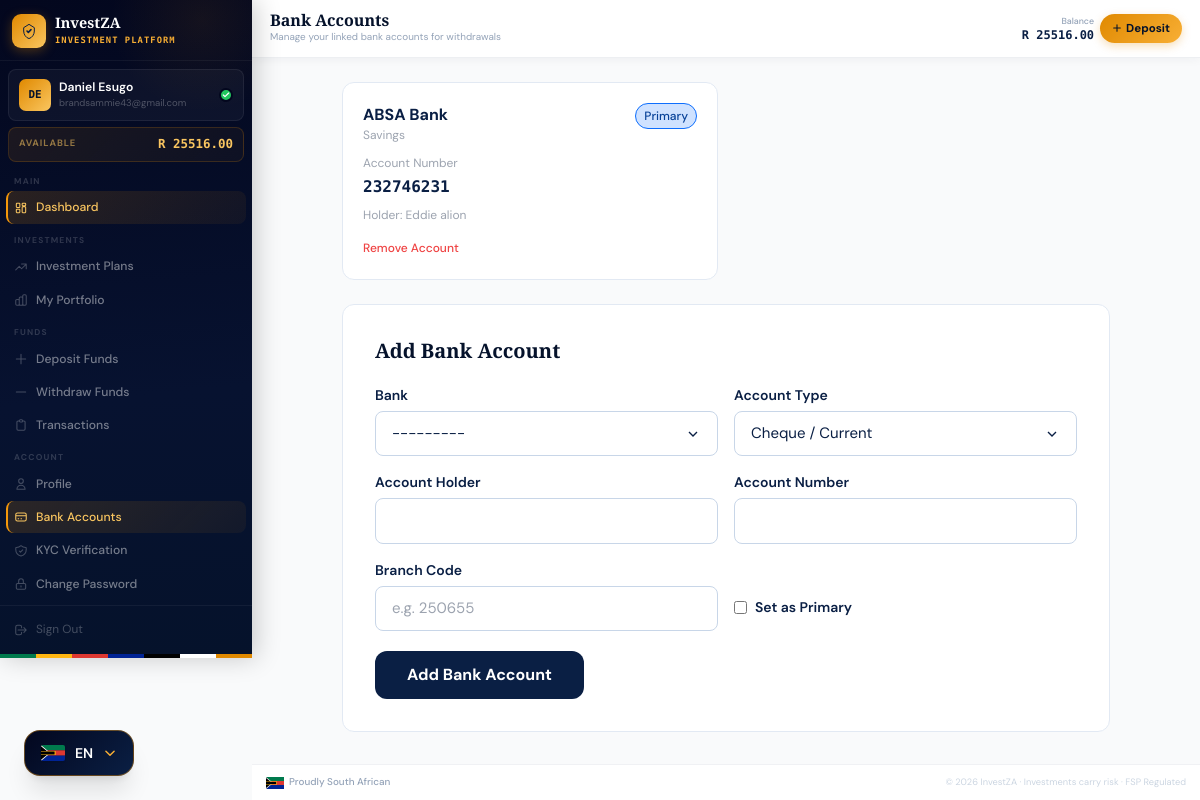
The app's page /dashboard/bank-accounts/ (signed in) with its own data.
### apps/accounts/models.py (models this page shows, shortened)
class User(AbstractUser):
    id = models.UUIDField(primary_key=True, default=uuid.uuid4, editable=False)
    email = models.EmailField(_('email address'), unique=True)
    phone_number = models.CharField(max_length=20, blank=True)
    date_of_birth = models.DateField(null=True, blank=True)
    id_number = models.CharField(max_length=20, blank=True, help_text="SA ID Number or Passport")
    profile_photo = models.ImageField(upload_to='profile_photos/', blank=True, null=True)
    is_verified = models.BooleanField(default=False, help_text="KYC verified user")
    is_active_investor = models.BooleanField(default=False)
    referral_code = models.CharField(max_length=8, unique=True, default=generate_referral_code)
    referred_by = models.ForeignKey(
        'self', null=True, blank=True,
        on_delete=models.SET_NULL,
        related_name='referrals'
    )
    created_at = models.DateTimeField(auto_now_add=True)
    last_seen = models.DateTimeField(null=True, blank=True)
    USERNAME_FIELD = 'email'
    REQUIRED_FIELDS = ['username', 'first_name', 'last_name']
    class Meta:
        verbose_name = 'User'
        verbose_name_plural = 'Users'
        ordering = ['-created_at']

class Wallet(models.Model):
    user = models.OneToOneField(User, on_delete=models.CASCADE, related_name='wallet')
    account_number = models.CharField(max_length=10, unique=True, default=generate_account_number)
    available_balance = models.DecimalField(max_digits=15, decimal_places=2, default=0.00)
    invested_balance = models.DecimalField(max_digits=15, decimal_places=2, default=0.00)
    total_earned = models.DecimalField(max_digits=15, decimal_places=2, default=0.00)
    pending_withdrawal = models.DecimalField(max_digits=15, decimal_places=2, default=0.00)
    created_at = models.DateTimeField(auto_now_add=True)
    updated_at = models.DateTimeField(auto_now=True)
    class Meta:
        verbose_name = 'Wallet'

class BankAccount(models.Model):
    BANK_CHOICES = [
        ('ABSA', 'ABSA Bank'),
        ('FNB', 'First National Bank (FNB)'),
        ('STANDARD', 'Standard Bank'),
        ('NEDBANK', 'Nedbank'),
        ('CAPITEC', 'Capitec Bank'),
        ('INVESTEC', 'Investec'),
        ('AFRICAN', 'African Bank'),
        ('DISCOVERY', 'Discovery Bank'),
        ('OTHER', 'Other'),
    ]
    ACCOUNT_TYPES = [
        ('CHEQUE', 'Cheque / Current'),
        ('SAVINGS', 'Savings'),
        ('TRANSMISSION', 'Transmission'),
    ]
    user = models.ForeignKey(User, on_delete=models.CASCADE, related_name='bank_accounts')
    bank_name = models.CharField(max_length=20, choices=BANK_CHOICES)
    account_holder = models.CharField(max_length=100)
    account_number = models.CharField(max_length=20)
    account_type = models.CharField(max_length=20, choices=ACCOUNT_TYPES, default='CHEQUE')
    branch_code = models.CharField(max_length=10, blank=True)
    is_primary = models.BooleanField(default=False)
    created_at = models.DateTimeField(auto_now_add=True)
    class Meta:
        verbose_name = 'Bank Account'

### apps/accounts/views.py (the view)
@login_required
def bank_accounts(request):
    accounts = BankAccount.objects.filter(user=request.user)
    if request.method == 'POST':
        form = BankAccountForm(request.POST)
        if form.is_valid():
            bank_acc = form.save(commit=False)
            bank_acc.user = request.user
            bank_acc.save()
            messages.success(request, "Bank account added successfully.")
            return redirect('bank_accounts')
    else:
        form = BankAccountForm()
    return render(request, 'dashboard/bank_accounts.html', {
        'bank_accounts': accounts,
        'form': form
    })

### apps/accounts/forms.py
class BankAccountForm(forms.ModelForm):
    class Meta:
        model = BankAccount
        fields = ['bank_name', 'account_holder', 'account_number', 'account_type', 'branch_code', 'is_primary']
        widgets = {
            'bank_name': forms.Select(attrs={'class': 'form-select'}),
            'account_holder': forms.TextInput(attrs={'class': 'form-input'}),
            'account_number': forms.TextInput(attrs={'class': 'form-input'}),
            'account_type': forms.Select(attrs={'class': 'form-select'}),
            'branch_code': forms.TextInput(attrs={'class': 'form-input', 'placeholder': 'e.g. 250655'}),
        }

### apps/accounts/context_processors.py (called while the page is built, shortened)
def platform_settings(request):
    return {
        'PLATFORM_NAME': getattr(settings, 'PLATFORM_NAME', 'InvestZA'),
        'PLATFORM_CURRENCY': getattr(settings, 'PLATFORM_CURRENCY', 'ZAR'),
        'PLATFORM_CURRENCY_SYMBOL': getattr(settings, 'PLATFORM_CURRENCY_SYMBOL', 'R'),
        'SUPPORT_EMAIL': getattr(settings, 'SUPPORT_EMAIL', 'support@investza.co.za'),
        'SUPPORT_PHONE': getattr(settings, 'SUPPORT_PHONE', '+27 (0) 10 000 0000'),
    }

def admin_pending_counts(request):
    if not request.user.is_authenticated or not (request.user.is_staff or request.user.is_superuser):
        return {}

### templates/dashboard/bank_accounts.html (shortened to what this page needs)
{% extends "base/dashboard_base.html" %}
{% block page_title %}Bank Accounts{% endblock %}
{% block page_subtitle %}Manage your linked bank accounts for withdrawals{% endblock %}
{% block content %}
<div class="max-w-3xl mx-auto space-y-6">
  {% if bank_accounts %}
  <div class="grid sm:grid-cols-2 gap-4 fade-up fade-up-1">
    {% for acc in bank_accounts %}
    <div class="card p-5">
      <div class="flex justify-between items-start mb-3">
        <div><p class="font-bold text-navy-800">{{ acc.get_bank_name_display }}</p><p class="text-gray-400 text-xs">{{ acc.get_account_type_display }}</p></div>
        {% if acc.is_primary %}<span class="badge-active px-2 py-1 rounded-full text-xs font-medium">Primary</span>{% endif %}
      </div>
      <p class="text-xs text-gray-400 mb-1">Account Number</p>
      <p class="font-mono font-bold text-navy-800">{{ acc.account_number }}</p>
      <p class="text-xs text-gray-400 mt-2">Holder: {{ acc.account_holder }}</p>
      <form method="post" action="{% url 'delete_bank_account' acc.pk %}" class="mt-3">
        <button type="submit" onclick="return confirm('Remove this account?')" class="text-xs text-red-500 hover:text-red-700 font-medium">Remove Account</button>
      </form>
    </div>
    {% endfor %}
  </div>
  {% endif %}
  <div class="card p-8 fade-up fade-up-2">
    <h3 class="font-display font-bold text-navy-900 text-xl mb-5">Add Bank Account</h3>
    <form method="post" class="space-y-5">
      <div class="grid sm:grid-cols-2 gap-4">
        <div><label class="block text-sm font-semibold text-navy-800 mb-1.5">Bank</label>{{ form.bank_name }}</div>
        <div><label class="block text-sm font-semibold text-navy-800 mb-1.5">Account Type</label>{{ form.account_type }}</div>
        <div><label class="block text-sm font-semibold text-navy-800 mb-1.5">Account Holder</label>{{ form.account_holder }}</div>
        <div><label class="block text-sm font-semibold text-navy-800 mb-1.5">Account Number</label>{{ form.account_number }}</div>
        <div><label class="block text-sm font-semibold text-navy-800 mb-1.5">Branch Code</label>{{ form.branch_code }}</div>
        <div class="flex items-center gap-2 pt-6">{{ form.is_primary }}<label class="text-sm font-semibold text-navy-800">Set as Primary</label></div>
      </div>
      <button type="submit" class="btn-navy px-8 py-3 rounded-xl text-white font-bold">Add Bank Account</button>
    </form>
  </div>
</div>
{% endblock %}

### templates/base/dashboard_base.html (shortened to what this page needs)
{% extends "base/base.html" %}
{% block body %}
<div class="iz-shell">
  <aside id="sidebar" class="iz-sidebar">
    <div class="iz-sidebar-brand">
      <div class="iz-logo-mark">
        <svg width="16" height="16" viewBox="0 0 24 24" fill="none">
          <path d="M9 12l2 2 4-4" stroke="#0a1f44" stroke-width="2.4" stroke-linecap="round" stroke-linejoin="round"/>
          <path d="M12 2L4 7v5c0 5.25 3.4 10.15 8 11.35C16.6 22.15 20 17.25 20 12V7L12 2z" stroke="#0a1f44" stroke-width="1.5" fill="none"/>
        </svg>
      </div>
      <div class="iz-brand-text">
        <span class="iz-brand-name">{{ PLATFORM_NAME }}</span>
        <span class="iz-brand-tag">Investment Platform</span>
      </div>
    </div>
    <div class="iz-user-card">
      <div class="iz-avatar">{{ request.user.first_name|first|upper }}{{ request.user.last_name|first|upper }}</div>
      <div class="iz-user-info">
        <p class="iz-user-name">{{ request.user.get_full_name }}</p>
        <p class="iz-user-email">{{ request.user.email }}</p>
      </div>
      {% if request.user.is_verified %}
      <div class="iz-verified-badge" title="KYC Verified">
        <svg width="8" height="8" viewBox="0 0 24 24" fill="none"><path d="M20 6L9 17l-5-5" stroke="white" stroke-width="3.5" stroke-linecap="round" stroke-linejoin="round"/></svg>
      </div>
      {% endif %}
    </div>
    <div class="iz-balance-strip">
      <span class="iz-balance-label">Available</span>
      <span class="iz-balance-value">R {% if request.user.wallet %}{{ request.user.wallet.available_balance|floatformat:2 }}{% else %}0.00{% endif %}</span>
    </div>
    <nav class="iz-nav">
      <span class="iz-nav-group-label">Main</span>
      <a href="{% url 'dashboard' %}" class="iz-nav-link">
        Dashboard
      </a>
      <span class="iz-nav-group-label">Investments</span>
      <a href="{% url 'investment_list' %}" class="iz-nav-link">
        <svg class="iz-nav-icon" fill="none" stroke="currentColor" viewBox="0 0 24 24"><path stroke-linecap="round" stroke-linejoin="round" stroke-width="1.8" d="M13 7h8m0 0v8m0-8l-8 8-4-4-6 6"/></svg>
        Investment Plans
      </a>
      <a href="{% url 'my_investments' %}" class="iz-nav-link">
        My Portfolio
      </a>
      <span class="iz-nav-group-label">Funds</span>
      <a href="{% url 'deposit_home' %}" class="iz-nav-link">
        <svg class="iz-nav-icon" fill="none" stroke="currentColor" viewBox="0 0 24 24"><path stroke-linecap="round" stroke-linejoin="round" stroke-width="1.8" d="M12 4v16m8-8H4"/></svg>
        Deposit Funds
      </a>
      <a href="{% url 'withdrawal_home' %}" class="iz-nav-link">
        <svg class="iz-nav-icon" fill="none" stroke="currentColor" viewBox="0 0 24 24"><path stroke-linecap="round" stroke-linejoin="round" stroke-width="1.8" d="M20 12H4"/></svg>
        Withdraw Funds
      </a>
      <a href="{% url 'transaction_history' %}" class="iz-nav-link">
        <svg class="iz-nav-icon" fill="none" stroke="currentColor" viewBox="0 0 24 24"><path stroke-linecap="round" stroke-linejoin="round" stroke-width="1.8" d="M9 5H7a2 2 0 00-2 2v12a2 2 0 002 2h10a2 2 0 002-2V7a2 2 0 00-2-2h-2M9 5a2 2 0 002 2h2a2 2 0 002-2M9 5a2 2 0 012-2h2a2 2 0 012 2"/></svg>
        Transactions
      </a>
      <span class="iz-nav-group-label">Account</span>
      <a href="{% url 'profile' %}" class="iz-nav-link">
        <svg class="iz-nav-icon" fill="none" stroke="currentColor" viewBox="0 0 24 24"><path stroke-linecap="round" stroke-linejoin="round" stroke-width="1.8" d="M16 7a4 4 0 11-8 0 4 4 0 018 0zM12 14a7 7 0 00-7 7h14a7 7 0 00-7-7z"/></svg>
        Profile
      </a>
      <a href="{% url 'bank_accounts' %}" class="iz-nav-link">
        <svg class="iz-nav-icon" fill="none" stroke="currentColor" viewBox="0 0 24 24"><path stroke-linecap="round" stroke-linejoin="round" stroke-width="1.8" d="M3 10h18M7 15h1m4 0h1m-7 4h12a3 3 0 003-3V8a3 3 0 00-3-3H6a3 3 0 00-3 3v8a3 3 0 003 3z"/></svg>
        Bank Accounts
      </a>
      <a href="{% url 'kyc_verification' %}" class="iz-nav-link">
        KYC Verification
      </a>
      <a href="{% url 'password_change' %}" class="iz-nav-link">
        <svg class="iz-nav-icon" fill="none" stroke="currentColor" viewBox="0 0 24 24"><path stroke-linecap="round" stroke-linejoin="round" stroke-width="1.8" d="M12 15v2m-6 4h12a2 2 0 002-2v-6a2 2 0 00-2-2H6a2 2 0 00-2 2v6a2 2 0 002 2zm10-10V7a4 4 0 00-8 0v4h8z"/></svg>
        Change Password
      </a>
    </nav>
    <div class="iz-sidebar-footer">
      <a href="{% url 'logout' %}" class="iz-signout">
        <svg width="14" height="14" fill="none" stroke="currentColor" viewBox="0 0 24 24"><path stroke-linecap="round" stroke-linejoin="round" stroke-width="1.8" d="M17 16l4-4m0 0l-4-4m4 4H7m6 4v1a3 3 0 01-3 3H6a3 3 0 01-3-3V7a3 3 0 013-3h4a3 3 0 013 3v1"/></svg>
        Sign Out
      </a>
    </div>
    <div class="iz-flag-strip" aria-hidden="true"></div>
  </aside>
  <div class="iz-main">
    <header class="iz-header">
      <div class="iz-header-left">
        <div class="iz-page-heading">
          <h1 class="iz-page-title">{% block page_title %}Dashboard{% endblock %}</h1>
          <p class="iz-page-sub">{% block page_subtitle %}{% endblock %}</p>
        </div>
      </div>
      <div class="iz-header-right">
        <div class="iz-header-balance">
          <span class="iz-header-balance-label">Balance</span>
          <span class="iz-header-balance-val">R {% if request.user.wallet %}{{ request.user.wallet.available_balance|floatformat:2 }}{% else %}0.00{% endif %}</span>
        </div>
        <a href="{% url 'deposit_home' %}" class="iz-deposit-btn">
          <svg width="10" height="10" fill="none" stroke="currentColor" viewBox="0 0 24 24"><path stroke-linecap="round" stroke-linejoin="round" stroke-width="2.5" d="M12 4v16m8-8H4"/></svg>
          <span>Deposit</span>
        </a>
      </div>
    </header>
    <main class="iz-content">
      {% block content %}{% endblock %}
    </main>
    <footer class="iz-footer">
      <div class="iz-footer-inner">
        <div class="iz-footer-sa">
          <span>Proudly South African</span>
        </div>
        <p class="iz-footer-legal">© {% now "Y" %} {{ PLATFORM_NAME }} · Investments carry risk · FSP Regulated</p>
      </div>
    </footer>
  </div>
</div>
{% endblock %}

### templates/base/base.html (style rules this page uses)
*, *::before, *::after { box-sizing: border-box; }
body { font-family: 'DM Sans', system-ui, sans-serif; }
h1,h2,h3,.font-display { font-family: 'Playfair Display', Georgia, serif; }
.fade-up { animation: fadeUp 0.55s ease forwards; }
.fade-up-1 { animation-delay: 0.05s; opacity: 0; }
.fade-up-2 { animation-delay: 0.12s; opacity: 0; }
.btn-navy { background: #0a1f44; transition: background 0.2s, transform 0.2s, box-shadow 0.2s; }
.card { background: #fff; border: 1px solid #e2e9f3; border-radius: 12px; transition: box-shadow 0.25s, transform 0.25s; }
.badge-active { background:#cfe2ff; color:#084298; border:1px solid #0d6efd; }
.form-input { width: 100%; padding: 0.65rem 1rem; border: 1.5px solid #c8d6e8; border-radius: 8px; font-family: 'DM Sans', sans-serif; font-size: 0.9375rem; color: #0a1f44; background: #fff; transition: border-color 0.2s, box-shadow 0.2s; outline: none; }
.form-select { width: 100%; padding: 0.65rem 1rem; border: 1.5px solid #c8d6e8; border-radius: 8px; font-family: 'DM Sans', sans-serif; font-size: 0.9375rem; color: #0a1f44; background: #fff; transition: border-color 0.2s, box-shadow 0.2s; outline: none; appearance: none; background-repeat: no-repeat; background-position: right 1rem center; }

### records on screen
User: user.first_name|first "D", user.last_name|first "E", user.get_full_name "Daniel Esugo", user.email "brandsammie43@gmail.com", user.wallet.available_balance "25516.00"
BankAccount: bank_name "ABSA Bank", account_type "Savings", is_primary "Primary", account_number "232746231", account_holder "Eddie alion"

### other values on screen
{{ PLATFORM_NAME }} "InvestZA"
